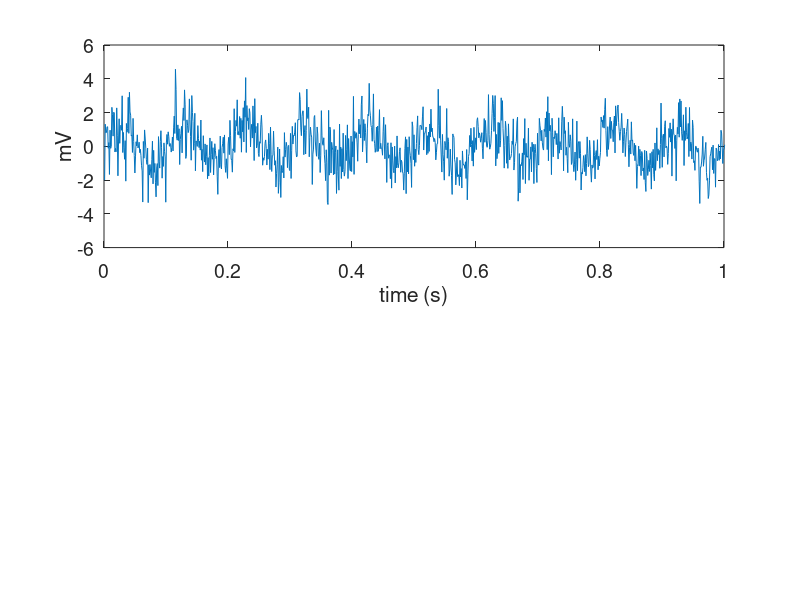

Reproduce this figure in MATLAB. (Note: this script raises an error after producing the figure.)
%% Constructing an example

clear
clc

data_length = 2^15;
srate=1024;
dt = 1/srate;
t=dt*(1:data_length);

nonmodulatedamplitude=2; % increase this to get less modulation (lower MI value)

Phase_Modulating_Freq=10;
Amp_Modulated_Freq=80;

lfp=(0.2*(sin(2*pi*t*Phase_Modulating_Freq)+1)+nonmodulatedamplitude*0.1).*sin(2*pi*t*Amp_Modulated_Freq)+sin(2*pi*t*Phase_Modulating_Freq);
lfp=lfp+1*randn(1,length(lfp));

%% Working with actual LFP signals (example .mat file available at github)

% % load('LFP_HG_HFO.mat')
% % lfp = lfpHG; % or lfp = lfpHFO;
% % data_length = length(lfp);
% % srate = 1000;
% % dt = 1/srate;
% % t = (1:data_length)*dt;


%% Plotting the signal

clf 
subplot(2,1,1)
plot(t,lfp)
xlim([0 1])
set(gca,'fontsize',14)
xlabel('time (s)')
ylabel('mV')

%% Define the amplitude- and phase-frequencies

PhaseFreqVector=2:2:50;
AmpFreqVector=10:5:200;

PhaseFreq_BandWidth=4;
AmpFreq_BandWidth=20;


%% Define phase bins

nbin = 18; % number of phase bins
position=zeros(1,nbin); % this variable will get the beginning (not the center) of each phase bin (in rads)
winsize = 2*pi/nbin;
for j=1:nbin 
    position(j) = -pi+(j-1)*winsize; 
end

%% Filtering and Hilbert transform

'CPU filtering'
tic
Comodulogram=single(zeros(length(PhaseFreqVector),length(AmpFreqVector)));
AmpFreqTransformed = zeros(length(AmpFreqVector), data_length);
PhaseFreqTransformed = zeros(length(PhaseFreqVector), data_length);

for ii=1:length(AmpFreqVector)
    Af1 = AmpFreqVector(ii);
    Af2=Af1+AmpFreq_BandWidth;
    AmpFreq=eegfilt(lfp,srate,Af1,Af2); % filtering
    AmpFreqTransformed(ii, :) = abs(hilbert(AmpFreq)); % getting the amplitude envelope
end

for jj=1:length(PhaseFreqVector)
    Pf1 = PhaseFreqVector(jj);
    Pf2 = Pf1 + PhaseFreq_BandWidth;
    PhaseFreq=eegfilt(lfp,srate,Pf1,Pf2); % filtering 
    PhaseFreqTransformed(jj, :) = angle(hilbert(PhaseFreq)); % getting the phase time series
end
toc

%% Compute MI and comodulogram

'Comodulation loop'

counter1=0;
for ii=1:length(PhaseFreqVector)
counter1=counter1+1;

    Pf1 = PhaseFreqVector(ii);
    Pf2 = Pf1+PhaseFreq_BandWidth;
    
    counter2=0;
    for jj=1:length(AmpFreqVector)
    counter2=counter2+1;
    
        Af1 = AmpFreqVector(jj);
        Af2 = Af1+AmpFreq_BandWidth;
        [MI,MeanAmp]=ModIndex_v2(PhaseFreqTransformed(ii, :), AmpFreqTransformed(jj, :), position);
        Comodulogram(counter1,counter2)=MI;
    end
end
toc

%% Plot comodulogram

clf
contourf(PhaseFreqVector+PhaseFreq_BandWidth/2,AmpFreqVector+AmpFreq_BandWidth/2,Comodulogram',30,'lines','none')
set(gca,'fontsize',14)
ylabel('Amplitude Frequency (Hz)')
xlabel('Phase Frequency (Hz)')
colorbar


%%%%%%%%%%%%%%%%%%%%%%%%%%%%%%%%%%%%%%%%%%%%%%%%%%%%%%%%%%%%%%%%%%%%%
%%%%%%%%%%%%%%%%%%%%%%%%%%%%%%%%%%%%%%%%%%%%%%%%%%%%%%%%%%%%%%%%%%%%%
%%%%%%%%%%%%%%%%%%%%%%%%%%%%%%%%%%%%%%%%%%%%%%%%%%%%%%%%%%%%%%%%%%%%%
%%%%%%%%%%%%%%%%%%%%%%%%%%%%%%%%%%%%%%%%%%%%%%%%%%%%%%%%%%%%%%%%%%%%%
%%  Use the routine below to look at specific pairs of frequency ranges:

Pf1 = 6;
Pf2 = 12;
Af1 = 60;
Af2 = 100;

[MI,MeanAmp] = ModIndex_v1(lfp,srate,Pf1,Pf2,Af1,Af2,position);

bar(10:20:720,[MeanAmp,MeanAmp]/sum(MeanAmp),'k')
xlim([0 720])
set(gca,'xtick',0:360:720)
xlabel('Phase (Deg)')
ylabel('Amplitude')
title(['MI = ' num2str(MI)])


%%%%%%%%%%%%%%%%%%%%%%%%%%%%%%%%%%%%%%%%%%%%%%%%%%%%%%%%%%%%%%%%%%%%%
%%%%%%%%%%%%%%%%%%%%%%%%%%%%%%%%%%%%%%%%%%%%%%%%%%%%%%%%%%%%%%%%%%%%%
%%%%%%%%%%%%%%%%%%%%%%%%%%%%%%%%%%%%%%%%%%%%%%%%%%%%%%%%%%%%%%%%%%%%%
%%%%%%%%%%%%%%%%%%%%%%%%%%%%%%%%%%%%%%%%%%%%%%%%%%%%%%%%%%%%%%%%%%%%%
%% Or use the routine below to make a comodulogram using ModIndex_v1; this takes longer than
%% the method outlined above using ModIndex_v2 because in this routine multiple filtering of the same
%% frequency range is employed (the Amp frequencies are filtered multiple times, one
%% for each phase frequency). This routine might be the only choice though
%% for computers with low memory, because it does not create the matrices
%% AmpFreqTransformed and PhaseFreqTransformed as the routine above

tic

% define phase bins
nbin = 18; % number of phase bins
position=zeros(1,nbin); % this variable will get the beginning (not the center) of each phase bin (in rads)
winsize = 2*pi/nbin;
for j=1:nbin 
    position(j) = -pi+(j-1)*winsize; 
end

% define analyzed frequency ranges
PhaseFreqVector=2:2:50;
AmpFreqVector=10:5:200;
PhaseFreq_BandWidth=4;
AmpFreq_BandWidth=20;


Comodulogram=zeros(length(PhaseFreqVector),length(AmpFreqVector));

counter1=0;
for Pf1=PhaseFreqVector
    counter1=counter1+1;
    Pf1 % just to check the progress
    Pf2=Pf1+PhaseFreq_BandWidth;
    
    counter2=0;
    for Af1=AmpFreqVector
        counter2=counter2+1;
        Af2=Af1+AmpFreq_BandWidth;
        
[MI,MeanAmp]=ModIndex_v1(lfp,srate,Pf1,Pf2,Af1,Af2,position);
Comodulogram(counter1,counter2)=MI;

    end
end

toc

%% Plot comodulogram

clf
contourf(PhaseFreqVector+PhaseFreq_BandWidth/2,AmpFreqVector+AmpFreq_BandWidth/2,Comodulogram',30,'lines','none')
set(gca,'fontsize',14)
ylabel('Amplitude Frequency (Hz)')
xlabel('Phase Frequency (Hz)')
colorbar




